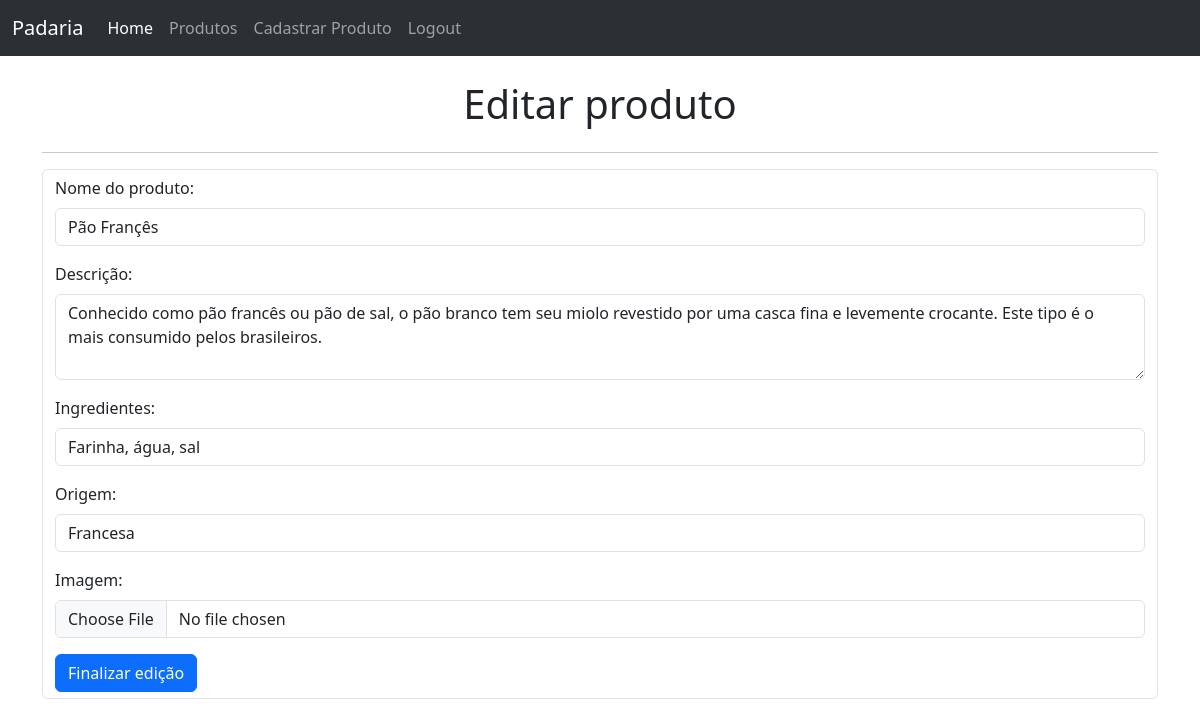
Page /editar_produtos/1 on the committed database.
### app.py (models this page shows, shortened)
class Product(db.Model):
    __tablename__ = 'produto'
    id = db.Column(db.Integer, primary_key=True)
    nome = db.Column(db.String(100), nullable=False)
    descricao = db.Column(db.String(500))
    ingredientes = db.Column(db.String(500))
    origem = db.Column(db.String(100))
    imagem = db.Column(db.String(100))

### app.py (the view)
@app.route("/editar_produtos/<int:id>", methods=["GET", "POST"])
@login_required
def editar_produto(id):
    if request.method == "POST":
        dados_editados = request.form
        imagem = request.files['imagem']
        produto = db.session.execute(db.select(Product).filter(Product.id == id)).scalar()
        produto.nome = dados_editados["nome"]
        produto.descricao = dados_editados["descricao"]
        produto.ingredientes = dados_editados["ingredientes"]
        produto.origem = dados_editados["origem"]
        if imagem.filename:
            produto.imagem = imagem.filename
        db.session.commit()
        return redirect("/listar_produtos")
    else:
        produto_editado = db.session.execute(db.select(Product).filter(Product.id == id)).scalar()
        return render_template('editar.html', produto=produto_editado)

### templates/editar.html (shortened to what this page needs)
{% extends 'base.html' %}
{% block main %}
<div class="container">
    <br>
    <div class="d-flex justify-content-center">
        <h1>Editar produto</h1>
    </div>
    <hr>
    <form
    action="{{url_for('editar_produto', id=produto.id)}}"
    class="form-control"
    enctype="multipart/form-data"
    method="post">
        <div class="mb-3">
            <label for="nome" class="form-label">Nome do produto:</label>
            <input type="text" class="form-control" name="nome" value="{{produto.nome}}" required>
        </div>
          <div class="mb-3">
            <label for="descricao" class="form-label">Descrição:</label>
            <textarea class="form-control" name="descricao" rows="3">{{produto.descricao}}</textarea>
          </div>
          <div class="mb-3">
            <label for="ingredientes" class="form-label">Ingredientes:</label>
            <input type="text" class="form-control" name="ingredientes" value="{{produto.ingredientes}}">
        </div>
        <div class="mb-3">
            <label for="origem" class="form-label">Origem:</label>
            <input type="text" class="form-control" name="origem" value="{{produto.origem}}">
        </div>
        <div class="mb-3">
            <label for="imagem" class="form-label">Imagem:</label>
            <input type="file" class="form-control" name="imagem">
        </div>
        <input class="btn btn-primary" type="submit" value="Finalizar edição">
    </form>
</div>
<br>
{% endblock %}

### rows in the picture
Product: nome "Pão Françês", descricao "Conhecido como pão francês ou pão de sal, o pão branco tem seu miolo revestido por uma casca fina e levemente crocante. Este tipo é o mais consumido pelos brasileiros.", ingredientes "Farinha, água, sal", origem "Francesa"
